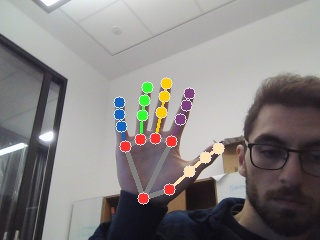
#> input picture examples/viz.jpg, 320 x 240 px, given in place of the camera
$ python naive_vis.py
#> lines starting #> are read from the running program, lines starting #| are printed output that depends on the picture; after the words box and inside, x2 and y2 are one past the last pixel; in counts of white or black regions, pixels touching at a corner belong together
import cv2
import time
import numpy as np
import matplotlib.pyplot as plt
from matplotlib import cm
from tqdm import tqdm
import os

DEBUG_MODE = False

# init rect
RECT_W = 100
RECT_H = 100
# RECT_Vx = 10
# RECT_Vy = 10
SEARCH_SIZE = 112

# initialize the capture object
cap = cv2.VideoCapture(0)
FRAME_W = cap.get(cv2.CAP_PROP_FRAME_WIDTH)
FRAME_H = cap.get(cv2.CAP_PROP_FRAME_HEIGHT)

# create a window
cv2.namedWindow("window", cv2.WINDOW_NORMAL)

# measure FPS
last_frame_time = 0
curr_frame_time = 0
frame_count = 0
fps = 0
font = cv2.FONT_HERSHEY_SIMPLEX

# start rectangle at the center
center_tlc_x = int(FRAME_W/2 - RECT_W/2)
center_tlc_y = int(FRAME_H/2 - RECT_H/2)
center_brc_x = int(FRAME_W/2 + RECT_W/2)
center_brc_y = int(FRAME_H/2 + RECT_H/2)
start_point = np.array([center_tlc_x, center_tlc_y])
end_point = np.array([center_brc_x, center_brc_y])

# sx, sy = np.meshgrid(np.arange(-start_point[0],start_point[0]+1),np.arange(-start_point[1],start_point[1]+1))
sx, sy = np.meshgrid(np.arange(-SEARCH_SIZE,SEARCH_SIZE+1),np.arange(-SEARCH_SIZE,SEARCH_SIZE+1))

start_tracking = False

# try to read a frame
ret,img = cap.read()
#> img is the input picture: shape (240, 320, 3); mean B, G, R 130.3, 131.3, 135
if not ret:
    raise RuntimeError("failed to read frame")

# flip horizontally
img = cv2.flip(img,1)
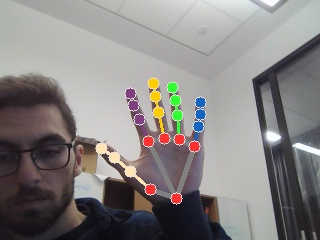
#> img: shape (240, 320, 3); mean B, G, R 130.3, 131.3, 135
last_rect_px = img[start_point[1]:end_point[1],start_point[0]:end_point[0]]
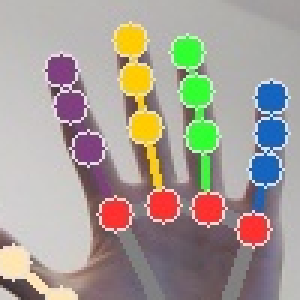
#> last_rect_px: shape (100, 100, 3) (shown 3 times larger); mean B, G, R 150.2, 158.2, 166.1

l1 = np.ones(9)*1e10
dirs = np.array([[-1,-1],[0,-1],[1,-1],[-1,0],[0,0],[1,0],[-1,1],[0,1],[1,1]])

# [113 lines left out: functions show_patches, diamond_search, not called in this run]

min_error = 1e10
# [79 lines left out: function visualize_diff, not called in this run]

stop_tracking = False
track_count = 0
ref_frame = None

# start loop
while True:
    # try to read a frame
    ret,img = cap.read()
    if not ret:
        raise RuntimeError("failed to read frame")

    # flip horizontally
    img = cv2.flip(img,1)

    # === Rectangle tracking update ===
    # update position
    if start_tracking:
        print(f"tracking: {track_count}")
        if ref_frame is None:
            ref_frame = img
            last_rect_px = img[start_point[1]:end_point[1],start_point[0]:end_point[0]].copy()

        last_img = img
        cv2.imwrite("viz_frames\\frame_"+str(track_count)+".png",img)
        track_count += 1


    if stop_tracking == True:
        frames = os.listdir("viz_frames")
        frames.sort(key=lambda f: int(f.split('_')[1][:-4]))
        print(frames)
        idx = 0
        ref_frame = cv2.imread("viz_frames\\"+frames[0])

        cv2.imwrite("ref.png",ref_frame)
        cv2.imwrite("ref_rect.png",last_rect_px)

        for frame in tqdm(frames[1:]):
            next_frame = cv2.imread("viz_frames\\"+frame)
            cv2.imwrite("next.png",next_frame)
            visualize_diff(ref_frame,next_frame,last_rect_px,sy,sx,start_point,end_point,idx)
            idx += 1


    # [11 lines of commented-out code are left out]

    cv2.rectangle(img, start_point, end_point, (0,0,255), 4)
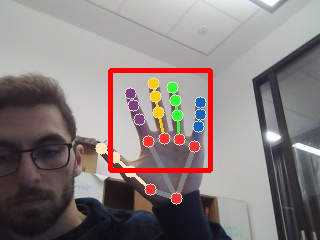
#> img: shape (240, 320, 3); 2.59% of pixels changed, all inside (x1, y1, x2, y2) = (108, 68, 213, 173)
    cv2.circle(img, (start_point[0]+RECT_W//2,start_point[1]+RECT_H//2), radius=6, color=(0, 0, 255), thickness=-1)
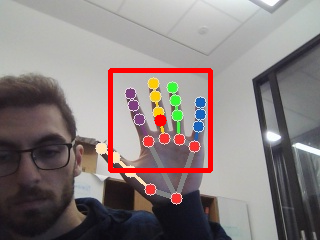
#> img: shape (240, 320, 3); 0.15% of pixels changed, all inside (x1, y1, x2, y2) = (154, 114, 167, 127)
    cv2.imshow('window',img)

    # get key
    k = cv2.waitKey(1)
#> (key q is pressed here)

    if k == ord('q'):
        cv2.destroyAllWindows()
        break
    elif k == ord('s'):
        start_tracking = True
    elif k == ord('e'):
        start_tracking = False
        stop_tracking = True
